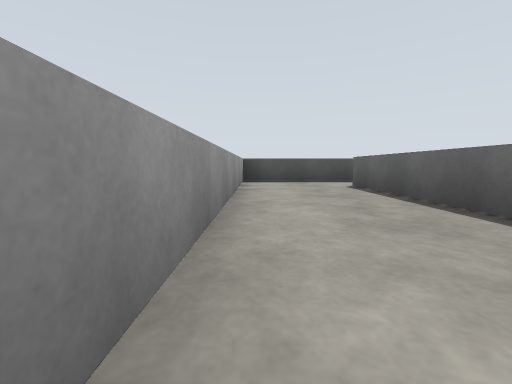
View 1 (above)

12 first-person views from a walk through a robot-simulator world made for Gazebo. The camera is 0.72 m above the floor, tilts 6° down and sees 90° across. The floor is counted in squares, 2 m on a side. Each view is taken from the middle of a square. On the plan, view 1 faces up. The plan holds only what a view shows up to about 9 squares ahead; the rest is blank. The place goes on beyond the plan.

View 2
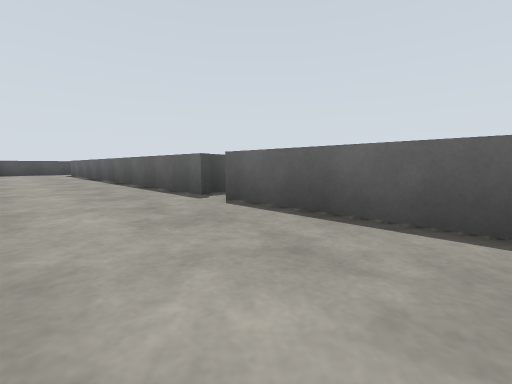

View 3
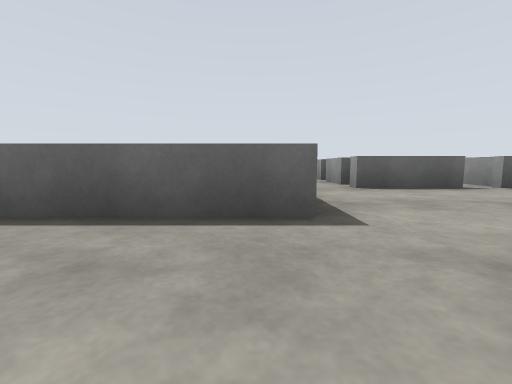

View 4
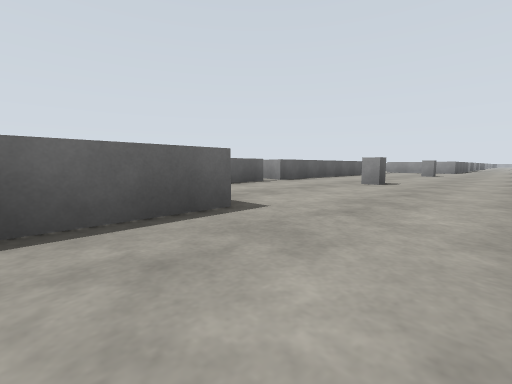

View 5
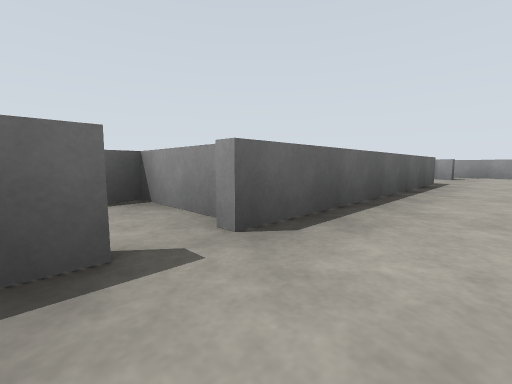

View 6
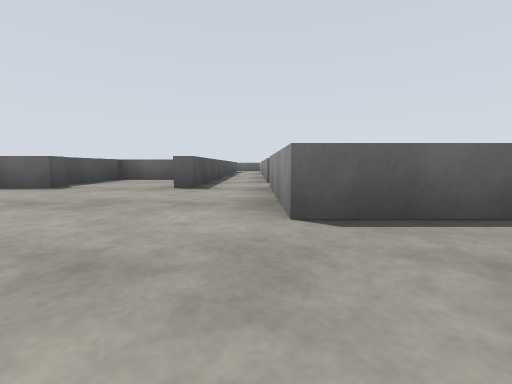

View 7
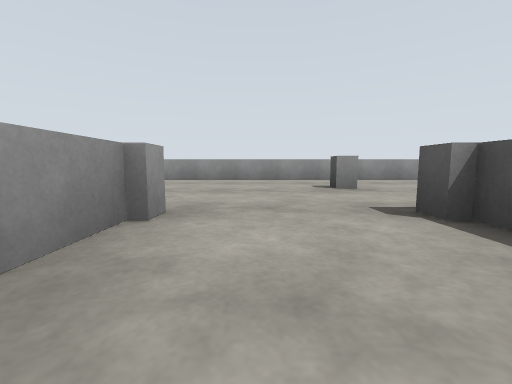

View 8
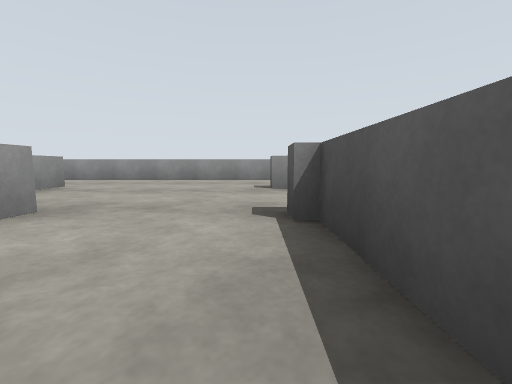

View 9
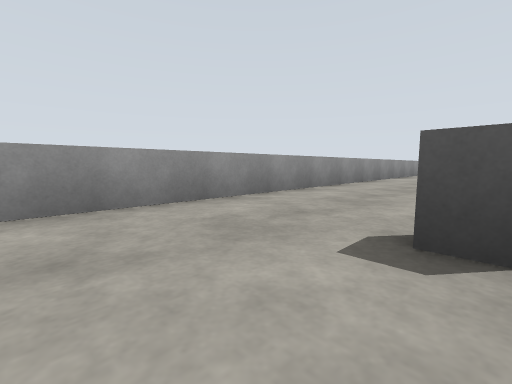

View 10
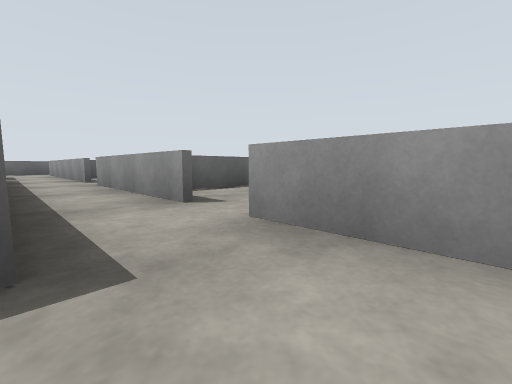

View 11
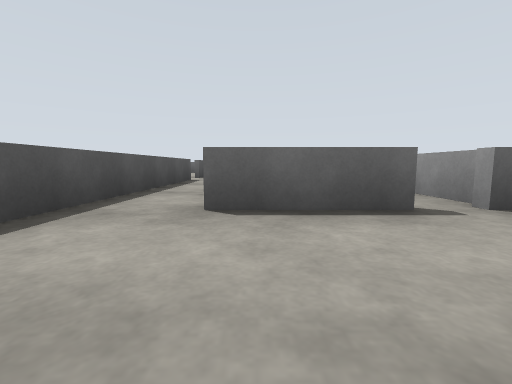

View 12
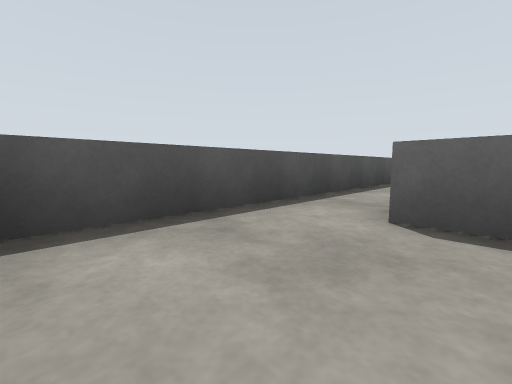

### Floor plan
Key: @ floor where view 1 was taken; # wall or solid block; . floor; = window, fence, low wall or low ledge.
Columns run from 1 left of view 1 to 14 right of it. Each row starts with its distance up from view 1.
  6  =======
  5 =.....
  4 =..=
  3 =..=
  2 =..=
  1 =..=
  0 =@.=
 -1  ..=
 -2  ..=
 -3  ..=
 -4  ..=
 -5  ..=
 -6 =..= =====.=
 -7 =.........
 -8 =....====
 -9 =....=
-10 =..=.===
-11 =....=
-12 =....=
-13 =....=
-14 =....===
-15 =..=....=
-16 =.......=
-17 =....======
-18 =..=============
-19 =..=# #=#  #=#
-20 =  =   =

Where each view was taken, in squares from view 1:
view 1: 0 up, 0 right, facing up
view 2: 6 down, 0 right, facing up-right
view 3: 6 down, 0 right, facing right
view 4: 5 down, 0 right, facing down-right
view 5: 9 down, 3 right, facing down-right
view 6: 18 down, 0 right, facing right
view 7: 16 down, 6 right, facing left
view 8: 15 down, 6 right, facing left
view 9: 16 down, 2 right, facing up-left
view 10: 17 down, 3 right, facing down-right
view 11: 8 down, 2 right, facing right
view 12: 4 up, 0 right, facing up-right
